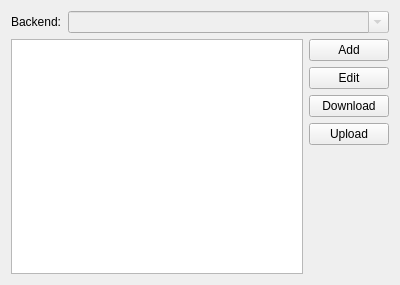
<?xml version="1.0" encoding="UTF-8"?>
<ui version="4.0">
 <class>TemplateChooseBase</class>
 <widget class="QWidget" name="TemplateChooseBase">
  <property name="geometry">
   <rect>
    <x>0</x>
    <y>0</y>
    <width>400</width>
    <height>285</height>
   </rect>
  </property>
  <layout class="QFormLayout" name="formLayout">
   <item row="0" column="0">
    <widget class="QLabel" name="label">
     <property name="text">
      <string>Backend:</string>
     </property>
    </widget>
   </item>
   <item row="0" column="1">
    <widget class="KComboBox" name="comboBackend">
     <property name="enabled">
      <bool>false</bool>
     </property>
     <property name="editable">
      <bool>true</bool>
     </property>
    </widget>
   </item>
   <item row="1" column="0" colspan="2">
    <layout class="QHBoxLayout" name="horizontalLayout">
     <item>
      <widget class="QListView" name="listView"/>
     </item>
     <item>
      <layout class="QVBoxLayout" name="verticalLayout">
       <item>
        <widget class="KPushButton" name="btnAdd">
         <property name="text">
          <string>Add</string>
         </property>
        </widget>
       </item>
       <item>
        <widget class="KPushButton" name="btnEdit">
         <property name="text">
          <string>Edit</string>
         </property>
        </widget>
       </item>
       <item>
        <widget class="KPushButton" name="btnDownload">
         <property name="text">
          <string>Download</string>
         </property>
        </widget>
       </item>
       <item>
        <widget class="KPushButton" name="btnUpload">
         <property name="text">
          <string>Upload</string>
         </property>
        </widget>
       </item>
       <item>
        <spacer name="verticalSpacer_2">
         <property name="orientation">
          <enum>Qt::Vertical</enum>
         </property>
         <property name="sizeHint" stdset="0">
          <size>
           <width>20</width>
           <height>128</height>
          </size>
         </property>
        </spacer>
       </item>
      </layout>
     </item>
    </layout>
   </item>
  </layout>
 </widget>
 <customwidgets>
  <customwidget>
   <class>KPushButton</class>
   <extends>QPushButton</extends>
   <header>kpushbutton.h</header>
  </customwidget>
  <customwidget>
   <class>KComboBox</class>
   <extends>QComboBox</extends>
   <header>kcombobox.h</header>
  </customwidget>
 </customwidgets>
 <resources/>
 <connections/>
</ui>
